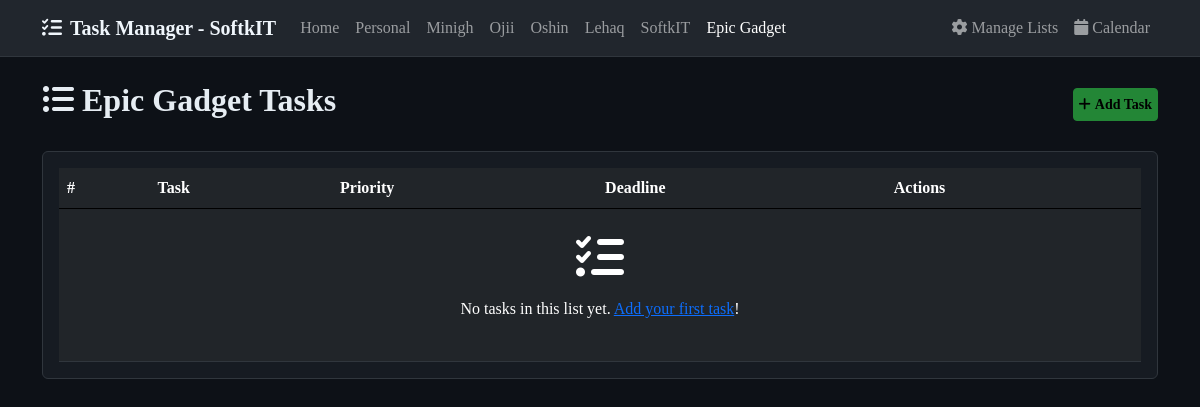
The page /list-task.php?list_id=23 on the database as committed earlier.
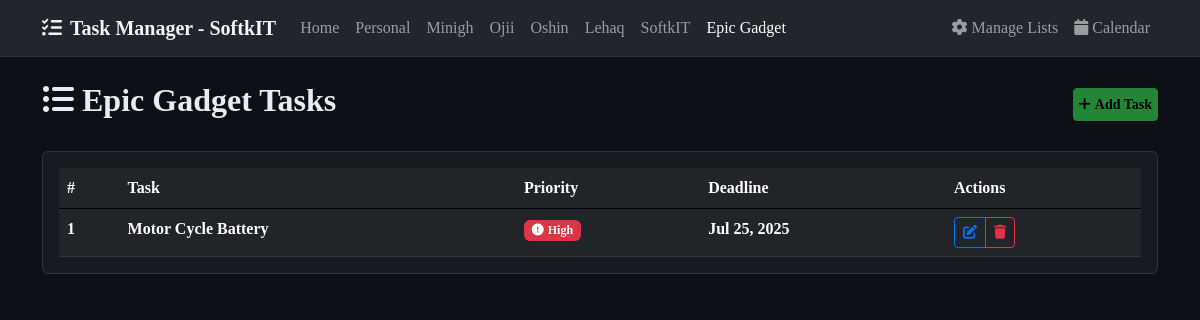
The same page on the database as committed later.
### tables this page shows
CREATE TABLE `tbl_lists` (
  `list_id` int unsigned NOT NULL AUTO_INCREMENT,
  `list_name` varchar(50) NOT NULL,
  `list_description` varchar(150) DEFAULT NULL,
  PRIMARY KEY (`list_id`)
);

CREATE TABLE `tbl_tasks` (
  `task_id` int unsigned NOT NULL AUTO_INCREMENT,
  `task_name` varchar(150) NOT NULL,
  `task_description` text NOT NULL,
  `list_id` int NOT NULL,
  `priority` varchar(10) NOT NULL,
  `deadline` date NOT NULL,
  PRIMARY KEY (`task_id`)
);

### config/Database.php (called while the page is built, shortened)
<?php
final class Database
{
    private static ?PDO $connection = null;
    public static function getConnection(): PDO
    {
        if (self::$connection === null) {
            $instance = new self();
            self::$connection = $instance->createConnection();
        }
        return self::$connection;
    }
    private function createConnection(): PDO
    {
        $dsn = "mysql:host={$this->host};dbname={$this->database};charset=utf8mb4";
        $options = [
            PDO::ATTR_ERRMODE => PDO::ERRMODE_EXCEPTION,
            PDO::ATTR_DEFAULT_FETCH_MODE => PDO::FETCH_ASSOC,
            PDO::ATTR_EMULATE_PREPARES => false,
            PDO::MYSQL_ATTR_INIT_COMMAND => "SET NAMES utf8mb4 COLLATE utf8mb4_unicode_ci"
        ];
        try {
            return new PDO($dsn, $this->username, $this->password, $options);
        } catch (PDOException $e) {
            error_log("Database connection failed: " . $e->getMessage());
            throw new DatabaseException("Unable to connect to database", previous: $e);
        }
    }
    public static function execute(string $sql, array $params = []): PDOStatement
    {
        $pdo = self::getConnection();
        $stmt = $pdo->prepare($sql);
        $stmt->execute($params);
        return $stmt;
    }
    public static function fetchOne(string $sql, array $params = []): array|false
    {
        return self::execute($sql, $params)->fetch();
    }
    public static function fetchAll(string $sql, array $params = []): array
    {
        return self::execute($sql, $params)->fetchAll();
    }
}

### list-task.php (the view, shortened to what the changed rows need)
<?php
require_once 'config/Database.php';
$listId = isset($_GET['list_id']) && is_numeric($_GET['list_id']) ? (int)$_GET['list_id'] : 0;
$listName = '';
if ($listId > 0) {
    try {
        $listData = Database::fetchOne(
            "SELECT list_name FROM tbl_lists WHERE list_id = ?",
            [$listId]
        );
        if ($listData) {
            $listName = htmlspecialchars($listData['list_name']);
        }
    } catch (Exception $e) {
        error_log('Error fetching list: ' . $e->getMessage());
    }
}
?>
<!DOCTYPE html>
<html lang="en">
<head>
    <link href="css/bootstrap.min.css" rel="stylesheet">
    <link href="css/all.min.css" rel="stylesheet">
    <link href="css/style.css" rel="stylesheet">
    <link href="css/sweetalert2.min.css" rel="stylesheet">
</head>
<body>
    <nav class="navbar navbar-expand-lg navbar-dark mb-4" style="background-color: #21262d; border-bottom: 1px solid #30363d;">
        <div class="container">
            <div class="collapse navbar-collapse" id="navbarNav">
                <ul class="navbar-nav me-auto">
                    <?php
                    try {
                        $lists = Database::fetchAll("SELECT * FROM tbl_lists ORDER BY list_id ASC");
                        foreach ($lists as $list) {
                            $navListId = (int)$list['list_id'];
                            $navListName = htmlspecialchars($list['list_name']);
                            $activeClass = ($navListId === $listId) ? ' active' : '';
                            echo '<li class="nav-item">';
                            echo '<a class="nav-link' . $activeClass . '" href="' . SITEURL . 'list-task.php?list_id=' . $navListId . '">' . $navListName . '</a>';
                            echo '</li>';
                        }
                    } catch (Exception $e) {
                        error_log('Error fetching navigation lists: ' . $e->getMessage());
                    }
                    ?>
                </ul>
            </div>
        </div>
    </nav>
    <div class="container">
        <?php if ($listName): ?>
            <div class="d-flex justify-content-between align-items-center mb-4">
                <h2 class="fw-semibold"><i class="fas fa-list-ul me-2"></i><?php echo $listName; ?> Tasks</h2>
                <a href="<?php echo SITEURL; ?>add-task.php?list_id=<?= $listId ?>" class="btn btn-primary btn-sm">
                    <i class="fas fa-plus me-1"></i>Add Task
                </a>
            </div>
        <?php else: ?>
            <div class="alert alert-warning" role="alert">
                <i class="fas fa-exclamation-triangle me-2"></i>Invalid list selected. <a href="<?php echo SITEURL; ?>">Go back to home</a>.
            </div>
        <?php endif; ?>
        <div class="row">
            <div class="col-12">
                <div class="card">
                    <div class="card-body">
                        <div class="table-responsive">
                            <table class="table table-hover table-dark mb-0">
                                <thead class="table-dark">
                                    <tr>
                                        <th scope="col">#</th>
                                        <th scope="col">Task</th>
                                        <th scope="col">Priority</th>
                                        <th scope="col">Deadline</th>
                                        <th scope="col">Actions</th>
                                    </tr>
                                </thead>
                                <tbody>
                                    <?php
                                    if ($listId > 0) {
                                        try {
                                            $tasks = Database::fetchAll(
                                                "SELECT * FROM tbl_tasks WHERE list_id = ? ORDER BY
                                                 CASE priority
                                                     WHEN 'High' THEN 1
                                                     WHEN 'Medium' THEN 2
                                                     WHEN 'Low' THEN 3
                                                 END, deadline ASC",
                                                [$listId]
                                            );
                                            if (!empty($tasks)) {
                                                $sn = 1;
                                                foreach ($tasks as $row) {
                                                    $taskId = (int)$row['task_id'];
                                                    $taskName = htmlspecialchars($row['task_name']);
                                                    $priority = htmlspecialchars($row['priority']);
                                                    $deadline = $row['deadline'];
                                                    [$formattedDeadline, $deadlineClass] = match (true) {
                                                        empty($deadline) || $deadline === '0000-00-00' => ['<small>No deadline</small>', ''],
                                                        default => (function() use ($deadline) {
                                                            $deadlineDate = new DateTime($deadline);
                                                            $today = new DateTime();
                                                            $diff = $today->diff($deadlineDate);
                                                            return match (true) {
                                                                $deadlineDate < $today => [
                                                                    $deadlineDate->format('M j, Y') . ' <small>(Overdue)</small>',
                                                                    'text-danger'
                                                                ],
                                                                $diff->days <= 3 => [
                                                                    $deadlineDate->format('M j, Y') . ' <small>(Due soon)</small>',
                                                                    'text-warning'
                                                                ],
                                                                default => [$deadlineDate->format('M j, Y'), '']
                                                            };
                                                        })()
                                                    };
                                                    [$priorityClass, $priorityIcon] = match (strtolower($priority)) {
                                                        'high' => ['bg-danger', 'fas fa-exclamation-circle'],
                                                        'medium' => ['bg-warning', 'fas fa-minus-circle'],
                                                        'low' => ['bg-success', 'fas fa-check-circle'],
                                                        default => ['bg-secondary', 'fas fa-circle']
                                                    };
                                    ?>
                                                    <tr class="priority-<?= strtolower($priority) ?>">
                                                        <td><?= $sn++ ?></td>
                                                        <td>
                                                            <div>
                                                                <strong><?= $taskName ?></strong>
                                                            </div>
                                                        </td>
                                                        <td>
                                                            <span class="badge <?= $priorityClass ?>">
                                                                <i class="<?= $priorityIcon ?> me-1"></i><?= $priority ?>
                                                            </span>
                                                        </td>
                                                        <td class="<?= $deadlineClass ?>">
                                                            <?= $formattedDeadline ?>
                                                        </td>
                                                        <td>
                                                            <div class="btn-group" role="group">
                                                                <a href="<?= SITEURL ?>update-task.php?task_id=<?= $taskId ?>"
                                                                    class="btn btn-outline-primary btn-sm" title="Edit Task">
                                                                    <i class="fas fa-edit"></i>
                                                                </a>
                                                                <a href="#"
                                                                    class="btn btn-outline-danger btn-sm" title="Delete Task"
                                                                    onclick="confirmDelete(<?= $taskId ?>)">
                                                                    <i class="fas fa-trash"></i>
                                                                </a>
                                                            </div>
                                                        </td>
                                                    </tr>
                                                <?php
                                                }
                                            } else {
                                                ?>
                                                <tr>
                                                    <td colspan="5" class="text-center py-4">
                                                        <i class="fas fa-tasks fa-3x mb-3"></i>
                                                        <p>No tasks in this list yet. <a href="<?= SITEURL ?>add-task.php?list_id=<?= $listId ?>">Add your first task</a>!</p>
                                                    </td>
                                                </tr>
                                    <?php
                                            }
                                        } catch (Exception $e) {
                                            error_log('Error loading tasks: ' . $e->getMessage());
                                            echo '<tr><td colspan="5" class="text-center text-danger">Error loading tasks. Please try again.</td></tr>';
                                        }
                                    }
                                    ?>
                                </tbody>
                            </table>
                        </div>
                    </div>
                </div>
            </div>
        </div>
    </div>
</body>
</html>

Rows that differ between the two databases and show on the page:
added tbl_tasks: task_name "Motor Cycle Battery", priority "High", formattedDeadline "Jul 25, 2025"
Other text that changed with them:
text no longer shown: "No tasks in this list yet. Add your first task !"
